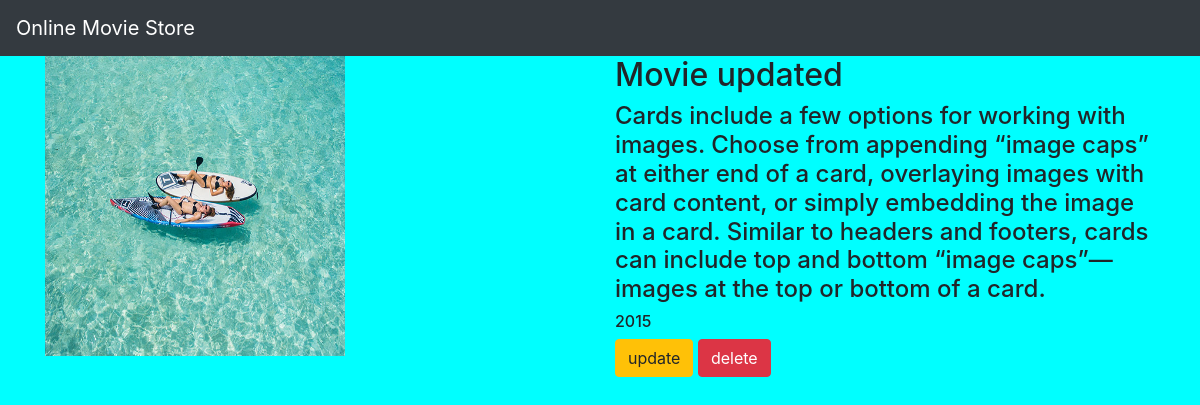
The app's page /movie/4/ with its own data.
### movieapp/models.py (models this page shows, shortened)
class Movie(models.Model):
    name = models.CharField(max_length=250)
    desc = models.TextField()
    year = models.IntegerField()
    img = models.ImageField(upload_to= 'gallery')

### movieapp/views.py (the view)
# urls.py: path('movie/<int:movie_id>/', views.detail, name = 'detail'),
def detail(request,movie_id):
    movie = Movie.objects.get(id = movie_id)
    return render(request, "detail.html", {'movie':movie})

### templates/detail.html
{% extends 'base.html' %}
{% block body %}
<div class = "container">
    <div class = "row">
        <div class = "col-md-6">
           <img src = "{{movie.img.url}}" width = "300" height = "300">
        </div>
<div class = "col-md-6">
    <h2>{{movie.name}}</h2>
    <h4>{{movie.desc}}</h4>
    <h6>{{movie.year}}</h6>
    <a class = "btn btn-warning "  href = "{% url 'movieapp:update' movie.id %}">update </a>
    <a class = "btn btn-danger "  href = "{% url 'movieapp:delete' movie.id %}">delete </a>
</div>
    </div>
</div>
{% endblock %}

### static/style.css (style rules this page uses)
body { background-color: aqua; }

### records on screen
Movie: img (picture), name "Movie updated", desc "Cards include a few options for working with images. Choose from appending “image caps” at either end of a card, overlaying images with card content, or simply embedding the image in a card. Similar to headers and footers, cards can include top and bottom “image caps”—images at the top or bottom of a card.", year "2015"
